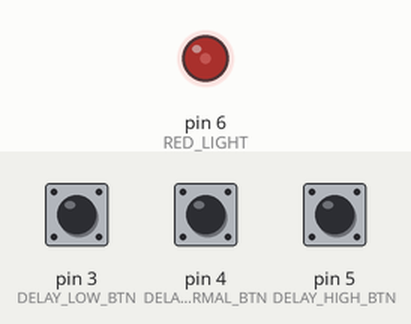
Recording of a sketch running on a simulated Arduino Uno, built with avr-gcc and run on an emulated ATmega328P. On the bench: output pins drawn as LEDs (lit = HIGH). Dashed ring = blinking. The inputs (shaded band) are chosen by the test bench; at power-on: pin 3 (DELAY_LOW_BTN) HIGH, pin 4 (DELAY_NORMAL_BTN) HIGH, pin 5 (DELAY_HIGH_BTN) HIGH.

Above: at 1.2 s.
1.3 s: pin 3 (DELAY_LOW_BTN) pulled LOW for 0.15 s
At 1.67 s:
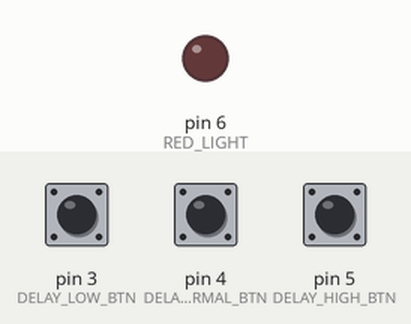
4.3 s: pin 4 (DELAY_NORMAL_BTN) pulled LOW for 0.15 s
At 4.7 s:
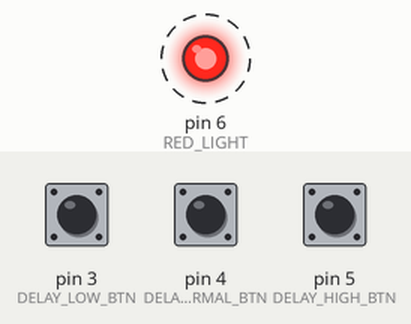
7.3 s: pin 5 (DELAY_HIGH_BTN) pulled LOW for 0.15 s
At 8.1 s:
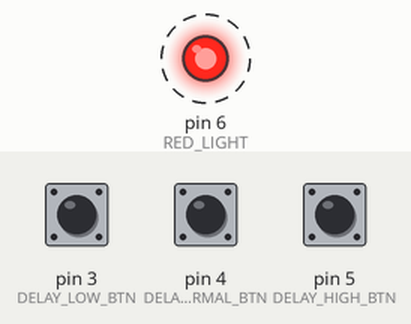
Timing chart, 0 to 16.3 s (numbered marks = the images above; inputs shaded):
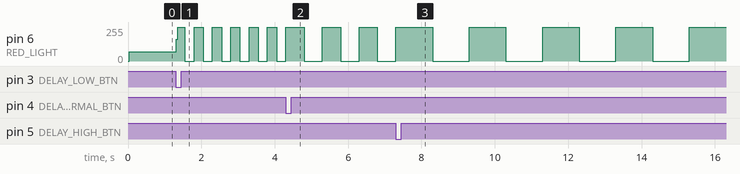

Measured:
- after the input at 1.3 s, pin 6 (RED_LIGHT): 70/255 → 163/255 at once, then moves between 0/255 and 255/255, repeating every 1.0 s
- after the input at 4.3 s, pin 6 (RED_LIGHT): alternates 255/255 for 0.50 s and 0/255 for 0.50 s, starting after 0.50 s
- after the input at 7.3 s, pin 6 (RED_LIGHT): alternates 255/255 for 1.0 s and 0/255 for 1.0 s, starting after 1.0 s

The sketch:

Blink.ino
```cpp
// CONSTANTS
#define DELAY_HIGH_BTN    5
#define DELAY_NORMAL_BTN  4
#define DELAY_LOW_BTN     3
#define RED_LIGHT         6


// GLOBALS
int _blink_delay;

void setup() {
  // INPUTS
  pinMode(DELAY_LOW_BTN, INPUT);
  pinMode(DELAY_NORMAL_BTN, INPUT);
  pinMode(DELAY_HIGH_BTN, INPUT);
  // OUTPUTS
  pinMode(RED_LIGHT, OUTPUT);
}

void loop() {
  /// BLINK ///
  digitalWrite(RED_LIGHT, HIGH);
  delay(_blink_delay);
  digitalWrite(RED_LIGHT, LOW);
  delay(_blink_delay);
  if (!digitalRead(DELAY_LOW_BTN)) // BUTTON 3 PRESSED
  {
    _blink_delay = 250;
  }
  if (!digitalRead(DELAY_NORMAL_BTN)) // BUTTON 2 PRESSED
  {
      _blink_delay = 500;
  }
  if (!digitalRead(DELAY_HIGH_BTN)) // BUTTON 1 PRESSED
  {
      _blink_delay = 1000;
  }
}
```
